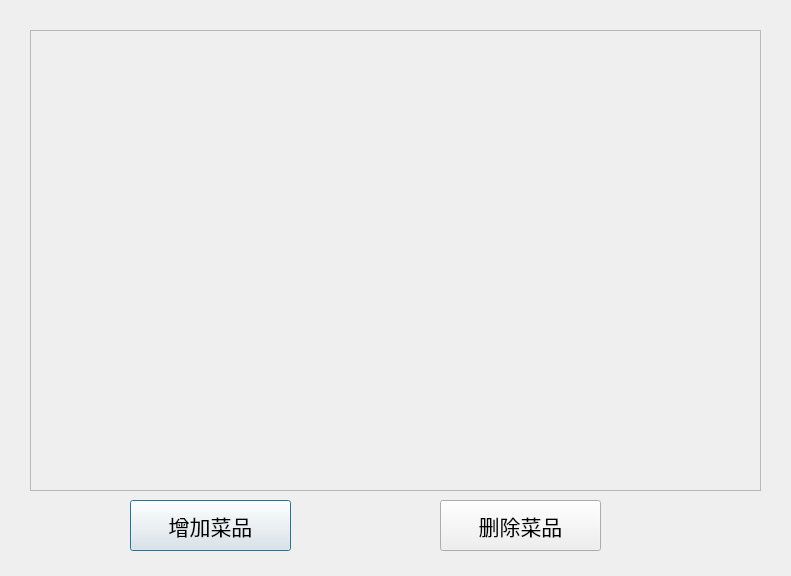
<?xml version="1.0" encoding="UTF-8"?>
<ui version="4.0">
 <class>foodtotal</class>
 <widget class="QDialog" name="foodtotal">
  <property name="geometry">
   <rect>
    <x>0</x>
    <y>0</y>
    <width>791</width>
    <height>576</height>
   </rect>
  </property>
  <property name="windowTitle">
   <string>Dialog</string>
  </property>
  <widget class="QLabel" name="flabel">
   <property name="geometry">
    <rect>
     <x>50</x>
     <y>40</y>
     <width>691</width>
     <height>441</height>
    </rect>
   </property>
   <property name="font">
    <font>
     <family>微软雅黑 Light</family>
     <pointsize>12</pointsize>
    </font>
   </property>
   <property name="text">
    <string>                   </string>
   </property>
  </widget>
  <widget class="QPushButton" name="addf">
   <property name="geometry">
    <rect>
     <x>130</x>
     <y>500</y>
     <width>161</width>
     <height>51</height>
    </rect>
   </property>
   <property name="font">
    <font>
     <family>微软雅黑 Light</family>
     <pointsize>16</pointsize>
    </font>
   </property>
   <property name="text">
    <string>增加菜品</string>
   </property>
  </widget>
  <widget class="QPushButton" name="deletef">
   <property name="geometry">
    <rect>
     <x>440</x>
     <y>500</y>
     <width>161</width>
     <height>51</height>
    </rect>
   </property>
   <property name="font">
    <font>
     <family>微软雅黑 Light</family>
     <pointsize>16</pointsize>
    </font>
   </property>
   <property name="text">
    <string>删除菜品</string>
   </property>
  </widget>
  <widget class="QScrollArea" name="scrollArea">
   <property name="geometry">
    <rect>
     <x>30</x>
     <y>30</y>
     <width>731</width>
     <height>461</height>
    </rect>
   </property>
   <property name="widgetResizable">
    <bool>true</bool>
   </property>
   <widget class="QWidget" name="scrollAreaWidgetContents">
    <property name="geometry">
     <rect>
      <x>0</x>
      <y>0</y>
      <width>729</width>
      <height>459</height>
     </rect>
    </property>
   </widget>
  </widget>
 </widget>
 <resources/>
 <connections/>
</ui>
